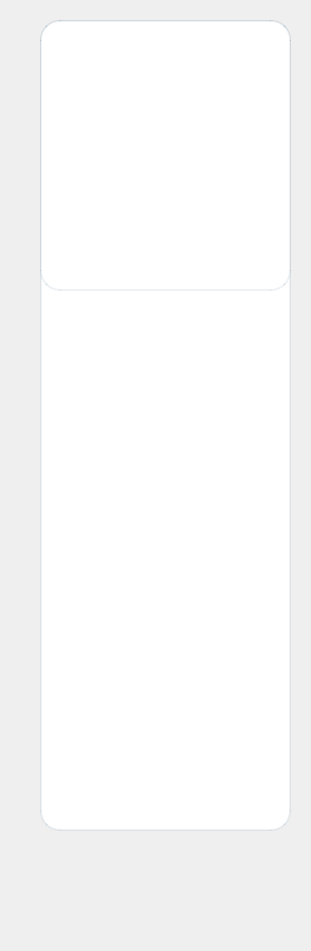
         <widget class="QWidget" name="searchBox_8" native="true">
          <property name="geometry">
           <rect>
            <x>0</x>
            <y>0</y>
            <width>311</width>
            <height>951</height>
           </rect>
          </property>
          <property name="styleSheet">
           <string notr="true">background-color: qlineargradient(
    spread:pad,
    x1:0, y1:0,
    x2:0, y2:1,
    stop:0 #0A1F33,
    stop:0.5 #163A5F,
    stop:1 #274C77
);
</string>
          </property>
          <widget class="QFrame" name="frame_22">
           <property name="geometry">
            <rect>
             <x>40</x>
             <y>20</y>
             <width>251</width>
             <height>811</height>
            </rect>
           </property>
           <property name="styleSheet">
            <string notr="true">  background-color: #FFFFFF; /* fond blanc */
    border-radius: 20px;       /* coins arrondis */
    border: 2px solid rgba(44, 95, 124, 0.08); /* bord gris clair */</string>
           </property>
           <property name="frameShape">
            <enum>QFrame::Shape::StyledPanel</enum>
           </property>
           <property name="frameShadow">
            <enum>QFrame::Shadow::Raised</enum>
           </property>
           <widget class="QPushButton" name="pushButton_39">
            <property name="geometry">
             <rect>
              <x>10</x>
              <y>510</y>
              <width>221</width>
              <height>51</height>
             </rect>
            </property>
            <property name="font">
             <font>
              <pointsize>-1</pointsize>
              <italic>false</italic>
              <fontweight>DemiBold</fontweight>
             </font>
            </property>
            <property name="styleSheet">
             <string notr="true">QPushButton {
    background-color: qlineargradient(
        x1:0, y1:0,
        x2:0, y2:1,
        stop:0 #2C5F7C,
        stop:0.5 #3A6EA5,
        stop:1 #1B3A57
    );

    color: white;
    font-size: 14px;
    font-weight: 600;

    border: none;
    border-radius: 14px;

    padding: 10px 22px;
}

/* ✨ HOVER : lumière douce */
QPushButton:hover {
    background-color: qlineargradient(
        x1:0, y1:0,
        x2:0, y2:1,
        stop:0 #3A6EA5,
        stop:0.5 #4A86C5,
        stop:1 #2C5F7C
    );
}

/* 🔘 CLICK (pressed) */
QPushButton:pressed {
    background-color: qlineargradient(
        x1:0, y1:0,
        x2:0, y2:1,
        stop:0 #1B3A57,
        stop:1 #2C5F7C
    );
}

/* 🚫 Désactivé */
QPushButton:disabled {
    background-color: #C8D3DF;
    color: #6E7F91;
}
</string>
            </property>
            <property name="text">
             <string>🚛tournees</string>
            </property>
           </widget>
           <widget class="QPushButton" name="pushButton_40_menu">
            <property name="geometry">
             <rect>
              <x>10</x>
              <y>330</y>
              <width>221</width>
              <height>51</height>
             </rect>
            </property>
            <property name="font">
             <font>
              <pointsize>-1</pointsize>
              <italic>false</italic>
              <fontweight>DemiBold</fontweight>
             </font>
            </property>
            <property name="styleSheet">
             <string notr="true">QPushButton {
    background-color: qlineargradient(
        x1:0, y1:0,
        x2:0, y2:1,
        stop:0 #2C5F7C,
        stop:0.5 #3A6EA5,
        stop:1 #1B3A57
    );

    color: white;
    font-size: 14px;
    font-weight: 600;

    border: none;
    border-radius: 14px;

    padding: 10px 22px;
}

/* ✨ HOVER : lumière douce */
QPushButton:hover {
    background-color: qlineargradient(
        x1:0, y1:0,
        x2:0, y2:1,
        stop:0 #3A6EA5,
        stop:0.5 #4A86C5,
        stop:1 #2C5F7C
    );
}

/* 🔘 CLICK (pressed) */
QPushButton:pressed {
    background-color: qlineargradient(
        x1:0, y1:0,
        x2:0, y2:1,
        stop:0 #1B3A57,
        stop:1 #2C5F7C
    );
}

/* 🚫 Désactivé */
QPushButton:disabled {
    background-color: #C8D3DF;
    color: #6E7F91;
}
</string>
            </property>
            <property name="text">
             <string>🧑🏻‍💻employés</string>
            </property>
           </widget>
           <widget class="QPushButton" name="pushButton_41">
            <property name="geometry">
             <rect>
              <x>10</x>
              <y>390</y>
              <width>221</width>
              <height>51</height>
             </rect>
            </property>
            <property name="font">
             <font>
              <pointsize>-1</pointsize>
              <italic>false</italic>
              <fontweight>DemiBold</fontweight>
             </font>
            </property>
            <property name="styleSheet">
             <string notr="true">QPushButton {
    background-color: qlineargradient(
        x1:0, y1:0,
        x2:0, y2:1,
        stop:0 #2C5F7C,
        stop:0.5 #3A6EA5,
        stop:1 #1B3A57
    );

    color: white;
    font-size: 14px;
    font-weight: 600;

    border: none;
    border-radius: 14px;

    padding: 10px 22px;
}

/* ✨ HOVER : lumière douce */
QPushButton:hover {
    background-color: qlineargradient(
        x1:0, y1:0,
        x2:0, y2:1,
        stop:0 #3A6EA5,
        stop:0.5 #4A86C5,
        stop:1 #2C5F7C
    );
}

/* 🔘 CLICK (pressed) */
QPushButton:pressed {
    background-color: qlineargradient(
        x1:0, y1:0,
        x2:0, y2:1,
        stop:0 #1B3A57,
        stop:1 #2C5F7C
    );
}

/* 🚫 Désactivé */
QPushButton:disabled {
    background-color: #C8D3DF;
    color: #6E7F91;
}
</string>
            </property>
            <property name="text">
             <string>🧑‍🧑‍🧒‍🧒clients</string>
            </property>
           </widget>
           <widget class="QPushButton" name="pushButton_42">
            <property name="geometry">
             <rect>
              <x>10</x>
              <y>450</y>
              <width>221</width>
              <height>51</height>
             </rect>
            </property>
            <property name="font">
             <font>
              <pointsize>-1</pointsize>
              <italic>false</italic>
              <fontweight>DemiBold</fontweight>
             </font>
            </property>
            <property name="styleSheet">
             <string notr="true">QPushButton {
    background-color: qlineargradient(
        x1:0, y1:0,
        x2:0, y2:1,
        stop:0 #2C5F7C,
        stop:0.5 #3A6EA5,
        stop:1 #1B3A57
    );

    color: white;
    font-size: 14px;
    font-weight: 600;

    border: none;
    border-radius: 14px;

    padding: 10px 22px;
}

/* ✨ HOVER : lumière douce */
QPushButton:hover {
    background-color: qlineargradient(
        x1:0, y1:0,
        x2:0, y2:1,
        stop:0 #3A6EA5,
        stop:0.5 #4A86C5,
        stop:1 #2C5F7C
    );
}

/* 🔘 CLICK (pressed) */
QPushButton:pressed {
    background-color: qlineargradient(
        x1:0, y1:0,
        x2:0, y2:1,
        stop:0 #1B3A57,
        stop:1 #2C5F7C
    );
}

/* 🚫 Désactivé */
QPushButton:disabled {
    background-color: #C8D3DF;
    color: #6E7F91;
}
</string>
            </property>
            <property name="text">
             <string>🚮conteneurs</string>
            </property>
           </widget>
           <widget class="QPushButton" name="acceuil_2">
            <property name="geometry">
             <rect>
              <x>10</x>
              <y>270</y>
              <width>221</width>
              <height>51</height>
             </rect>
            </property>
            <property name="font">
             <font>
              <pointsize>-1</pointsize>
              <italic>false</italic>
              <fontweight>DemiBold</fontweight>
             </font>
            </property>
            <property name="styleSheet">
             <string notr="true">QPushButton {
    background-color: qlineargradient(
        x1:0, y1:0,
        x2:0, y2:1,
        stop:0 #2C5F7C,
        stop:0.5 #3A6EA5,
        stop:1 #1B3A57
    );

    color: white;
    font-size: 14px;
    font-weight: 600;

    border: none;
    border-radius: 14px;

    padding: 10px 22px;
}

/* ✨ HOVER : lumière douce */
QPushButton:hover {
    background-color: qlineargradient(
        x1:0, y1:0,
        x2:0, y2:1,
        stop:0 #3A6EA5,
        stop:0.5 #4A86C5,
        stop:1 #2C5F7C
    );
}

/* 🔘 CLICK (pressed) */
QPushButton:pressed {
    background-color: qlineargradient(
        x1:0, y1:0,
        x2:0, y2:1,
        stop:0 #1B3A57,
        stop:1 #2C5F7C
    );
}

/* 🚫 Désactivé */
QPushButton:disabled {
    background-color: #C8D3DF;
    color: #6E7F91;
}
</string>
            </property>
            <property name="text">
             <string>💡acceuil</string>
            </property>
           </widget>
           <widget class="QPushButton" name="pushButton_47">
            <property name="geometry">
             <rect>
              <x>10</x>
              <y>570</y>
              <width>221</width>
              <height>51</height>
             </rect>
            </property>
            <property name="font">
             <font>
              <pointsize>-1</pointsize>
              <italic>false</italic>
              <fontweight>DemiBold</fontweight>
             </font>
            </property>
            <property name="styleSheet">
             <string notr="true">QPushButton {
    background-color: qlineargradient(
        x1:0, y1:0,
        x2:0, y2:1,
        stop:0 #2C5F7C,
        stop:0.5 #3A6EA5,
        stop:1 #1B3A57
    );

    color: white;
    font-size: 14px;
    font-weight: 600;

    border: none;
    border-radius: 14px;

    padding: 10px 22px;
}

/* ✨ HOVER : lumière douce */
QPushButton:hover {
    background-color: qlineargradient(
        x1:0, y1:0,
        x2:0, y2:1,
        stop:0 #3A6EA5,
        stop:0.5 #4A86C5,
        stop:1 #2C5F7C
    );
}

/* 🔘 CLICK (pressed) */
QPushButton:pressed {
    background-color: qlineargradient(
        x1:0, y1:0,
        x2:0, y2:1,
        stop:0 #1B3A57,
        stop:1 #2C5F7C
    );
}

/* 🚫 Désactivé */
QPushButton:disabled {
    background-color: #C8D3DF;
    color: #6E7F91;
}
</string>
            </property>
            <property name="text">
             <string>♻️recyclage</string>
            </property>
           </widget>
           <widget class="QPushButton" name="dec_2">
            <property name="geometry">
             <rect>
              <x>10</x>
              <y>750</y>
              <width>221</width>
              <height>51</height>
             </rect>
            </property>
            <property name="font">
             <font>
              <pointsize>-1</pointsize>
              <italic>false</italic>
              <fontweight>DemiBold</fontweight>
             </font>
            </property>
            <property name="styleSheet">
             <string notr="true">QPushButton {
    background-color: qlineargradient(
        x1:0, y1:0,
        x2:0, y2:1,
        stop:0 #2C5F7C,
        stop:0.5 #3A6EA5,
        stop:1 #1B3A57
    );

    color: white;
    font-size: 14px;
    font-weight: 600;

    border: none;
    border-radius: 14px;

    padding: 10px 22px;
}

/* ✨ HOVER : lumière douce */
QPushButton:hover {
    background-color: qlineargradient(
        x1:0, y1:0,
        x2:0, y2:1,
        stop:0 #3A6EA5,
        stop:0.5 #4A86C5,
        stop:1 #2C5F7C
    );
}

/* 🔘 CLICK (pressed) */
QPushButton:pressed {
    background-color: qlineargradient(
        x1:0, y1:0,
        x2:0, y2:1,
        stop:0 #1B3A57,
        stop:1 #2C5F7C
    );
}

/* 🚫 Désactivé */
QPushButton:disabled {
    background-color: #C8D3DF;
    color: #6E7F91;
}
</string>
            </property>
            <property name="text">
             <string>⚙️deconnextion</string>
            </property>
           </widget>
           <widget class="QLabel" name="label_80">
            <property name="geometry">
             <rect>
              <x>0</x>
              <y>0</y>
              <width>251</width>
              <height>271</height>
             </rect>
            </property>
            <property name="text">
             <string/>
            </property>
            <property name="pixmap">
             <pixmap resource="ressources.qrc">:/aa.png</pixmap>
            </property>
            <property name="scaledContents">
             <bool>true</bool>
            </property>
           </widget>
          </widget>
         </widget>
